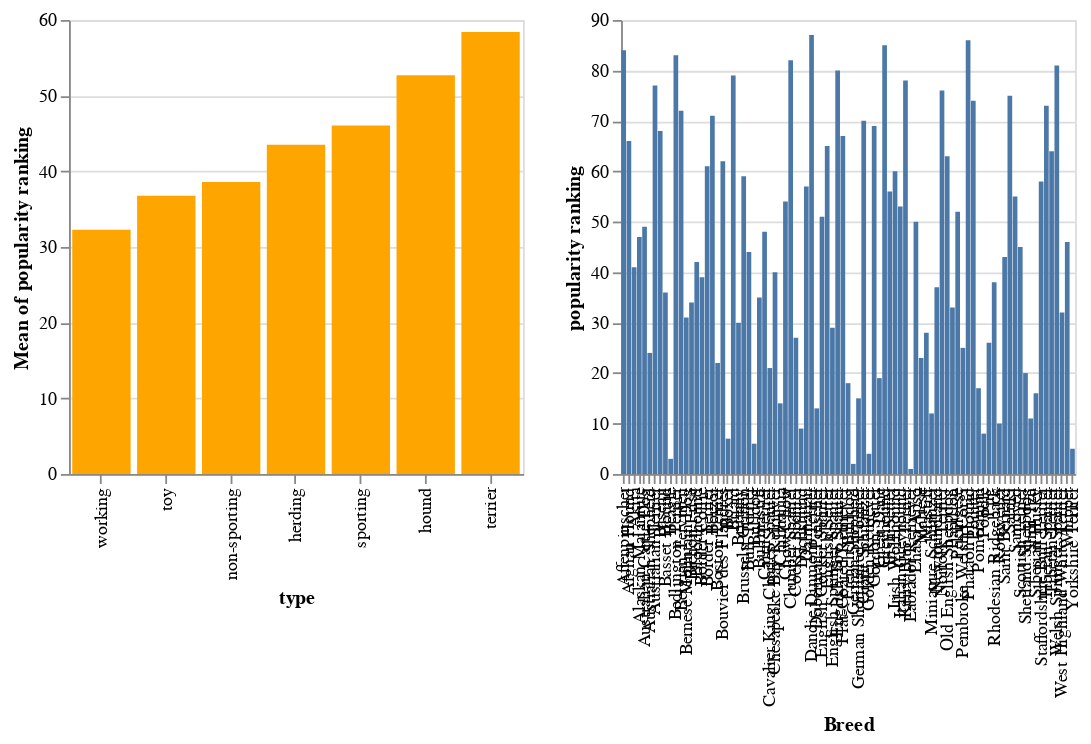

Write notebook code for a chart like this one.
### Markdown cell above
First, we want to show the general popularity of the different types by using semantic zooming. In the chart below, we will aggregate or disaggregate dog breeds based on their types.

### Code cell
# Let's implement filtering using dynamic queries. 
selection = alt.selection(type="multi", fields=["type"])

# Create a container for our two different views
#base =  alt.Chart(data).properties(width=500, height=250) # the size for the two charts (overview+detail)

# Let's specify our overview chart
overview = alt.Chart(data).mark_bar().encode(
    y = "mean(popularity ranking)",
    x = alt.X(field='type', type='nominal', sort=alt.EncodingSortField(field='popularity ranking', op='mean')),
    color=alt.condition(selection, alt.value("orange"), alt.value("lightgrey"))
).add_selection(selection).properties(height=250, width=250)

# selection: This is the condition being checked.
# alt.value("orange"): This sets the color for the selected data points to orange.
# alt.value("lightgrey"): This sets the color for the unselected data points to light grey

# Create a detail chart
detail = alt.Chart(data).mark_bar().encode(
    y = "popularity ranking", 
    x = "Breed"
).transform_filter(selection).properties(height=250, width=250)

# transform_filter(selection): This applies a filter to the data based on the selection condition. Only the data points that meet the selection criteria will be included in the chart.

overview | detail
